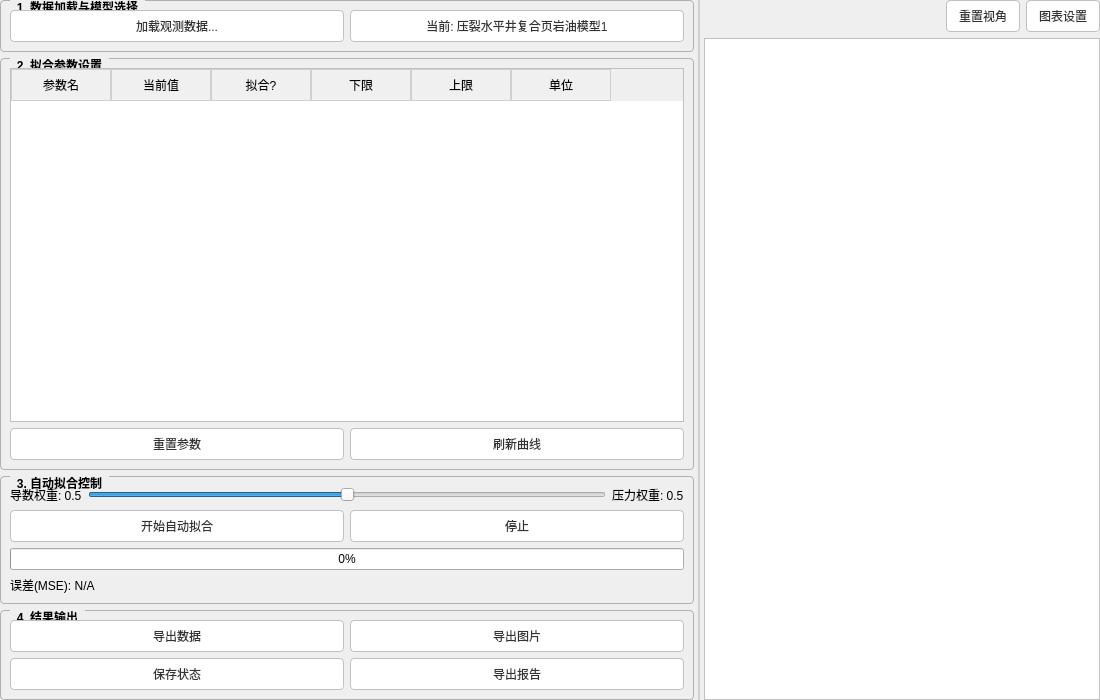
<?xml version="1.0" encoding="UTF-8"?>
<ui version="4.0">
 <class>FittingWidget</class>
 <widget class="QWidget" name="FittingWidget">
  <property name="geometry">
   <rect>
    <x>0</x>
    <y>0</y>
    <width>1100</width>
    <height>700</height>
   </rect>
  </property>
  <property name="windowTitle">
   <string>Fitting Form</string>
  </property>
  <property name="styleSheet">
   <string notr="true">/* 全局设置 */
QWidget {
    color: #000000;
    font-family: &quot;Microsoft YaHei&quot;, &quot;Segoe UI&quot;, sans-serif;
    font-size: 9pt;
}

/* 分割条样式：白色不透明 */
QSplitter::handle {
    background-color: white;
    border: 1px solid #d0d0d0;
    width: 5px;
}

/* 分组框样式 */
QGroupBox {
    border: 1px solid #b0b0b0;
    border-radius: 4px;
    margin-top: 2.5ex;
    font-weight: bold;
    color: #000000;
}
QGroupBox::title {
    subcontrol-origin: margin;
    subcontrol-position: top left;
    left: 10px;
    padding: 0 5px;
    color: #000000;
}

/* 按钮样式 */
QPushButton {
    background-color: #ffffff;
    border: 1px solid #c0c0c0;
    border-radius: 4px;
    padding: 6px 12px;
    color: #333333;
}
QPushButton:hover {
    background-color: #f2f2f2;
    border-color: #a0a0a0;
    color: #000000;
}
QPushButton:pressed {
    background-color: #e0e0e0;
    border-color: #808080;
}
QPushButton:disabled {
    background-color: #f9f9f9;
    color: #a0a0a0;
    border-color: #e0e0e0;
}

/* 表格样式 */
QTableWidget {
    gridline-color: #d0d0d0;
    selection-background-color: #e0ebf5;
    selection-color: #000000;
    border: 1px solid #c0c0c0;
}
QHeaderView::section {
    background-color: #f0f0f0;
    padding: 4px;
    border: 1px solid #d0d0d0;
    color: #000000;
}

/* 输入框样式 */
QLineEdit, QDoubleSpinBox, QSpinBox, QComboBox {
    border: 1px solid #c0c0c0;
    border-radius: 2px;
    padding: 3px;
    background-color: #ffffff;
    color: #000000;
}
QComboBox::drop-down {
    border-left: 1px solid #c0c0c0;
    width: 20px;
    background: #f0f0f0;
}
</string>
  </property>
  <layout class="QVBoxLayout" name="verticalLayout">
   <property name="leftMargin">
    <number>0</number>
   </property>
   <property name="topMargin">
    <number>0</number>
   </property>
   <property name="rightMargin">
    <number>0</number>
   </property>
   <property name="bottomMargin">
    <number>0</number>
   </property>
   <item>
    <widget class="QSplitter" name="splitter">
     <property name="orientation">
      <enum>Qt::Horizontal</enum>
     </property>
     <widget class="QWidget" name="leftPanel" native="true">
      <layout class="QVBoxLayout" name="verticalLayout_2">
       <property name="leftMargin">
        <number>0</number>
       </property>
       <property name="topMargin">
        <number>0</number>
       </property>
       <property name="rightMargin">
        <number>5</number>
       </property>
       <property name="bottomMargin">
        <number>0</number>
       </property>
       <item>
        <widget class="QGroupBox" name="groupBox_Data">
         <property name="title">
          <string>1. 数据加载与模型选择</string>
         </property>
         <layout class="QGridLayout" name="gridLayout">
          <item row="0" column="0">
           <widget class="QPushButton" name="btnLoadData">
            <property name="text">
             <string>加载观测数据...</string>
            </property>
           </widget>
          </item>
          <item row="0" column="1">
           <widget class="QPushButton" name="btn_modelSelect">
            <property name="text">
             <string>当前: 压裂水平井复合页岩油模型1</string>
            </property>
           </widget>
          </item>
         </layout>
        </widget>
       </item>
       <item>
        <widget class="QGroupBox" name="groupBox_Params">
         <property name="title">
          <string>2. 拟合参数设置</string>
         </property>
         <layout class="QVBoxLayout" name="verticalLayout_3">
          <item>
           <widget class="QTableWidget" name="tableParams">
            <property name="alternatingRowColors">
             <bool>true</bool>
            </property>
            <property name="columnCount">
             <number>6</number>
            </property>
            <column>
             <property name="text">
              <string>参数名</string>
             </property>
            </column>
            <column>
             <property name="text">
              <string>当前值</string>
             </property>
            </column>
            <column>
             <property name="text">
              <string>拟合?</string>
             </property>
            </column>
            <column>
             <property name="text">
              <string>下限</string>
             </property>
            </column>
            <column>
             <property name="text">
              <string>上限</string>
             </property>
            </column>
            <column>
             <property name="text">
              <string>单位</string>
             </property>
            </column>
           </widget>
          </item>
          <item>
           <layout class="QHBoxLayout" name="horizontalLayout_2">
            <item>
             <widget class="QPushButton" name="btnResetParams">
              <property name="text">
               <string>重置参数</string>
              </property>
             </widget>
            </item>
            <item>
             <widget class="QPushButton" name="btnImportModel">
              <property name="text">
               <string>刷新曲线</string>
              </property>
             </widget>
            </item>
           </layout>
          </item>
         </layout>
        </widget>
       </item>
       <item>
        <widget class="QGroupBox" name="groupBox_Control">
         <property name="title">
          <string>3. 自动拟合控制</string>
         </property>
         <layout class="QVBoxLayout" name="verticalLayout_4">
          <item>
           <layout class="QHBoxLayout" name="horizontalLayout_Slider">
            <item>
             <widget class="QLabel" name="label_ValDerivative">
              <property name="text">
               <string>导数权重: 0.5</string>
              </property>
             </widget>
            </item>
            <item>
             <widget class="QSlider" name="sliderWeight">
              <property name="orientation">
               <enum>Qt::Horizontal</enum>
              </property>
              <property name="maximum">
               <number>100</number>
              </property>
              <property name="value">
               <number>50</number>
              </property>
             </widget>
            </item>
            <item>
             <widget class="QLabel" name="label_ValPressure">
              <property name="text">
               <string>压力权重: 0.5</string>
              </property>
             </widget>
            </item>
           </layout>
          </item>
          <item>
           <layout class="QHBoxLayout" name="horizontalLayout_4">
            <item>
             <widget class="QPushButton" name="btnRunFit">
              <property name="text">
               <string>开始自动拟合</string>
              </property>
             </widget>
            </item>
            <item>
             <widget class="QPushButton" name="btnStop">
              <property name="text">
               <string>停止</string>
              </property>
             </widget>
            </item>
           </layout>
          </item>
          <item>
           <widget class="QProgressBar" name="progressBar">
            <property name="value">
             <number>0</number>
            </property>
            <property name="alignment">
             <set>Qt::AlignCenter</set>
            </property>
            <property name="textVisible">
             <bool>true</bool>
            </property>
           </widget>
          </item>
          <item>
           <widget class="QLabel" name="label_Error">
            <property name="text">
             <string>误差(MSE): N/A</string>
            </property>
           </widget>
          </item>
         </layout>
        </widget>
       </item>
       <item>
        <widget class="QGroupBox" name="groupBox_Export">
         <property name="title">
          <string>4. 结果输出</string>
         </property>
         <layout class="QGridLayout" name="gridLayout_Export">
          <item row="0" column="0">
           <widget class="QPushButton" name="btnExportData">
            <property name="text">
             <string>导出数据</string>
            </property>
           </widget>
          </item>
          <item row="0" column="1">
           <widget class="QPushButton" name="btnExportChart">
            <property name="text">
             <string>导出图片</string>
            </property>
           </widget>
          </item>
          <item row="1" column="0">
           <widget class="QPushButton" name="btnSaveFit">
            <property name="text">
             <string>保存状态</string>
            </property>
            <property name="toolTip">
             <string>保存当前拟合结果到项目文件</string>
            </property>
           </widget>
          </item>
          <item row="1" column="1">
           <widget class="QPushButton" name="btnExportReport">
            <property name="text">
             <string>导出报告</string>
            </property>
            <property name="toolTip">
             <string>生成Word格式的试井解释报告</string>
            </property>
           </widget>
          </item>
         </layout>
        </widget>
       </item>
      </layout>
     </widget>
     <widget class="QWidget" name="rightPanel" native="true">
      <layout class="QVBoxLayout" name="verticalLayout_Plot">
       <property name="leftMargin">
        <number>5</number>
       </property>
       <property name="topMargin">
        <number>0</number>
       </property>
       <property name="rightMargin">
        <number>0</number>
       </property>
       <property name="bottomMargin">
        <number>0</number>
       </property>
       <item>
        <layout class="QHBoxLayout" name="horizontalLayout_Tools">
         <item>
          <spacer name="horizontalSpacer">
           <property name="orientation">
            <enum>Qt::Horizontal</enum>
           </property>
           <property name="sizeHint" stdset="0">
            <size>
             <width>40</width>
             <height>20</height>
            </size>
           </property>
          </spacer>
         </item>
         <item>
          <widget class="QPushButton" name="btnResetView">
           <property name="text">
            <string>重置视角</string>
           </property>
          </widget>
         </item>
         <item>
          <widget class="QPushButton" name="btnChartSettings">
           <property name="text">
            <string>图表设置</string>
           </property>
          </widget>
         </item>
        </layout>
       </item>
       <item>
        <widget class="QWidget" name="plotContainer" native="true">
         <property name="sizePolicy">
          <sizepolicy hsizetype="Expanding" vsizetype="Expanding">
           <horstretch>0</horstretch>
           <verstretch>0</verstretch>
          </sizepolicy>
         </property>
         <property name="styleSheet">
          <string notr="true">background-color: white; border: 1px solid #c0c0c0;</string>
         </property>
         <layout class="QVBoxLayout" name="verticalLayout_5"/>
        </widget>
       </item>
      </layout>
     </widget>
    </widget>
   </item>
  </layout>
 </widget>
 <resources/>
 <connections/>
</ui>
